Frame 1 (no input): blank canvas, image omitted
Frame 60 (no input): blank canvas, image omitted
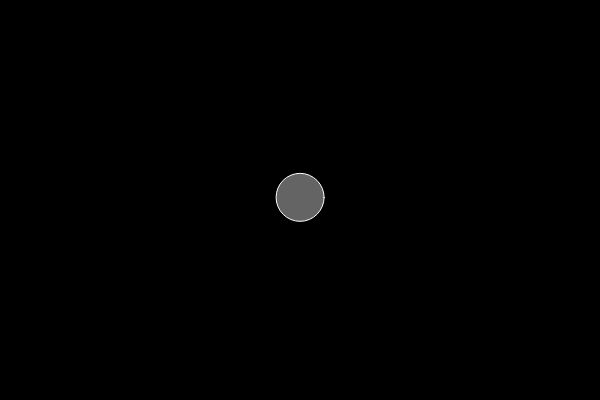
Frame 120 (the mouse pressed at the canvas centre since frame 60)

The p5.js sketch whose frames 1 and 60 were blank and that drew this single picture after the mouse press (run headless with seeded random() and noise() and a simulated clock; from frame 60 on, the mouse is pressed at the canvas centre):

// p5.js sketch
// ── sketch.js
// array of bubbles
var bubbles = [];

function setup() {
  createCanvas(600, 400);
}

function draw() {
  background(0);
  for (var i = 0; i < bubbles.length; i++) {
    bubbles[i].move();
    bubbles[i].display();
  }
}
function mousePressed() {
  bubbles.push(new Bubble(mouseX, mouseY));
}

// ── bubble.js
function Bubble(x, y) {
  this.x = x;
  this.y = y;

  this.display = function () {
    stroke(255);
    fill(255, 100);
    ellipse(this.x, this.y, 48, 48);
  };
  this.move = function () {
    this.x = this.x + random(-1, 1);
    this.y = this.y + random(-1, 1);
  };
}
